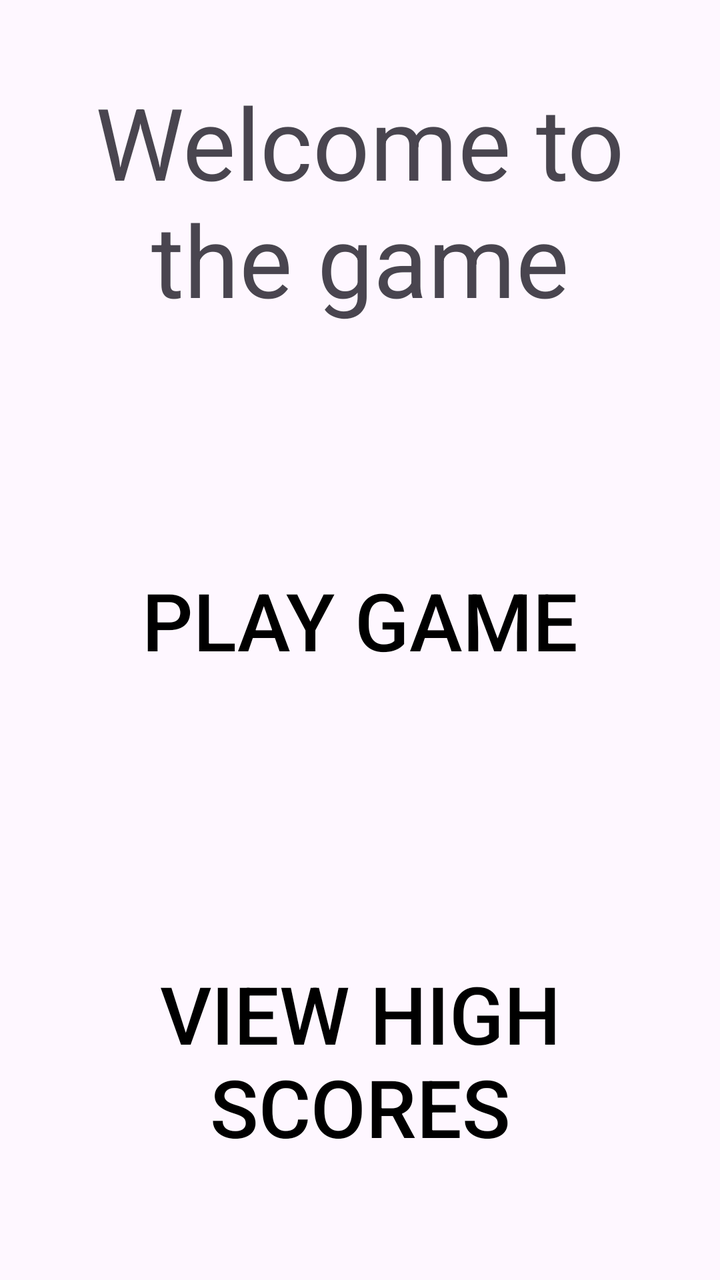
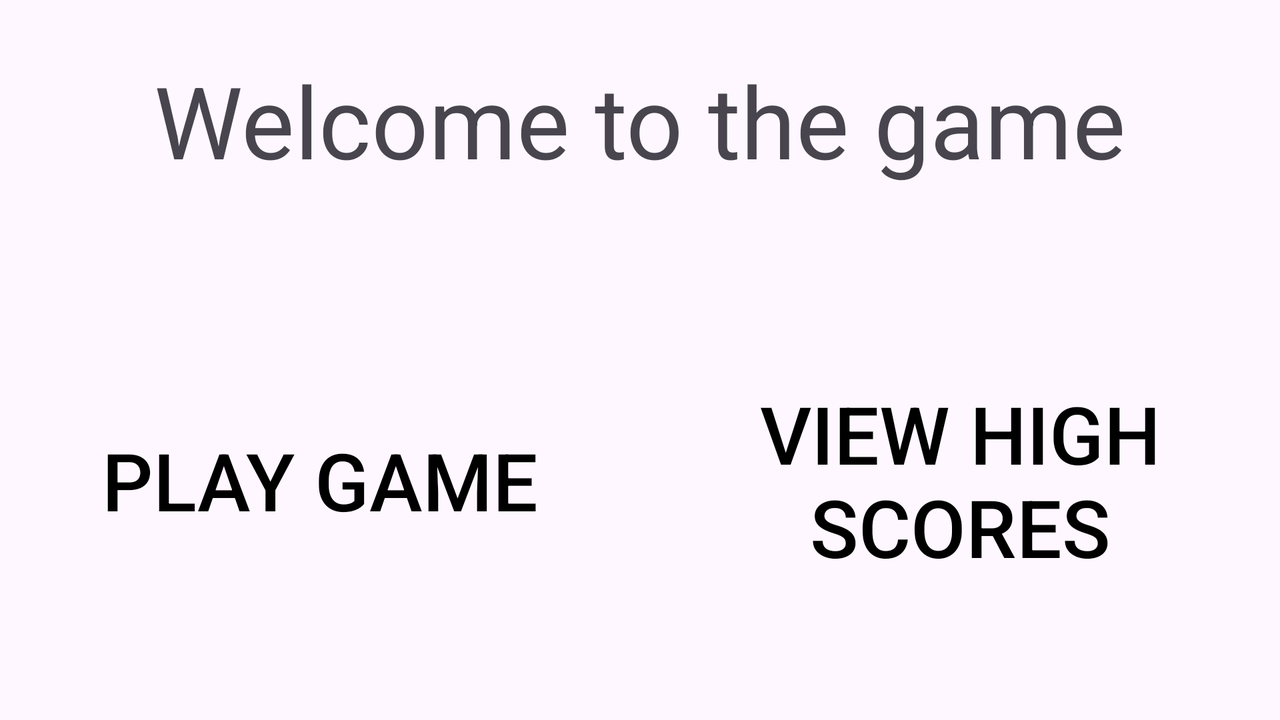

First picture: res/layout/ on a phone held upright. Second picture: the repository's own variant of that layout, on a device whose configuration matches the variant's folder. Source for both follows.
<!-- AndroidManifest.xml: application theme Theme.C323MidtermProject -->
<!-- res/layout/fragment_main.xml -->
<?xml version="1.0" encoding="utf-8"?>
<layout xmlns:android="http://schemas.android.com/apk/res/android"
    xmlns:tools="http://schemas.android.com/tools"
    android:padding="10dp"
    tools:context=".MainFragment">
    <data>
        <variable
            name="viewModel"
            type="com.example.c323midtermproject.MainViewModel" />
    </data>
    <LinearLayout
        android:layout_width="match_parent"
        android:layout_height="match_parent"
        android:orientation="vertical">

    <TextView
        android:id="@+id/mainWelcome"
        android:layout_width="match_parent"
        android:layout_height="0dp"
        android:layout_weight="1"
        android:text="Welcome to the game"
        android:gravity="center"
        android:textSize="50sp"
        android:padding="10dp" />
    <Button
        android:id="@+id/bPlay"
        android:layout_width="match_parent"
        android:layout_height="0dp"
        android:layout_weight="1"
        android:text="Play Game"
        android:textColor="@color/black"
        android:textSize="40sp"
        android:padding="10dp"
        android:layout_margin="10dp"
        android:background="@color/material_on_surface_stroke"
        android:foreground="@drawable/button"
        android:onClick="@{() -> viewModel.onGameClicked()}"/>
    <Button
        android:layout_width="match_parent"
        android:layout_height="0dp"
        android:layout_weight="1"
        android:text="View High Scores"
        android:id="@+id/bHScores"
        android:textSize="40sp"
        android:textColor="@color/black"
        android:background="@color/material_on_surface_stroke"
        android:padding="10dp"
        android:layout_margin="10dp"
        android:foreground="@drawable/button"
        android:onClick="@{() -> viewModel.onScoresClicked()}"/>

    </LinearLayout>
</layout>
<!-- resources referenced by this layout -->
<resources>
  <!-- drawable button (drawable) -->
  <?xml version="1.0" encoding="utf-8"?>
  <shape xmlns:android="http://schemas.android.com/apk/res/android"
      android:shape= "rectangle">
      <stroke android:width="6dp"
          android:color="@color/black" />
  </shape>
  <style name="Theme.C323MidtermProject" parent="Base.Theme.C323MidtermProject" />
  <style name="Base.Theme.C323MidtermProject" parent="Theme.Material3.DayNight.NoActionBar">
          
          
      </style>
</resources>
<!-- res/layout-land/fragment_main.xml (the author's variant of the layout above) -->
<!-- drawn on the phone turned sideways -->
<?xml version="1.0" encoding="utf-8"?>
<layout
    xmlns:android="http://schemas.android.com/apk/res/android"
    xmlns:app="http://schemas.android.com/apk/res-auto"
    xmlns:tools="http://schemas.android.com/tools"
    android:padding="10dp"
    tools:context=".MainFragment">
    <data>
        <variable
            name="viewModel"
            type="com.example.c323midtermproject.MainViewModel" />
    </data>

    <LinearLayout
        android:layout_width="match_parent"
        android:layout_height="match_parent"
        android:orientation="vertical">
    <TextView
        android:id="@+id/mainWelcome"
        android:layout_width="match_parent"
        android:layout_height="0dp"
        android:layout_weight=".5"
        android:text="Welcome to the game"
        android:gravity="center"
        android:textSize="50sp"
        android:padding="10dp" />
    <LinearLayout
        android:layout_width="match_parent"
        android:layout_height="0dp"
        android:layout_weight="1"
        android:orientation="horizontal">
    <Button
        android:id="@+id/bPlay"
        android:layout_width="0dp"
        android:layout_height="match_parent"
        android:layout_weight="1"
        android:text="Play Game"
        android:textColor="@color/black"
        android:textSize="40sp"
        android:padding="10dp"
        android:layout_margin="10dp"
        android:background="@color/material_on_surface_stroke"
        android:foreground="@drawable/button"
        android:onClick="@{() -> viewModel.onGameClicked()}"/>
    <Button
        android:layout_width="0dp"
        android:layout_height="match_parent"
        android:layout_weight="1"
        android:text="View High Scores"
        android:id="@+id/bHScores"
        android:textSize="40sp"
        android:textColor="@color/black"
        android:background="@color/material_on_surface_stroke"
        android:padding="10dp"
        android:layout_margin="10dp"
        android:foreground="@drawable/button"
        android:onClick="@{() -> viewModel.onScoresClicked()}"/>
</LinearLayout>
    </LinearLayout>

</layout>
